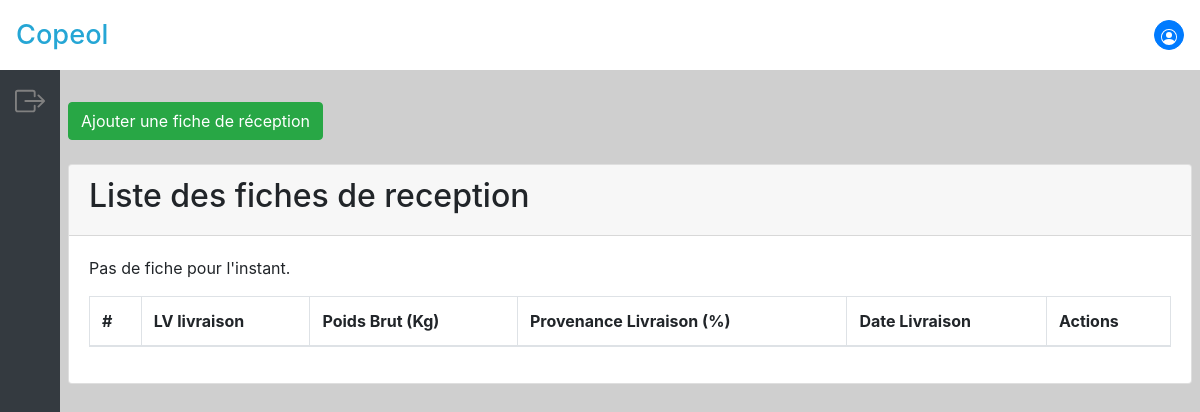
Before: /home/receptions/ with the older database file.
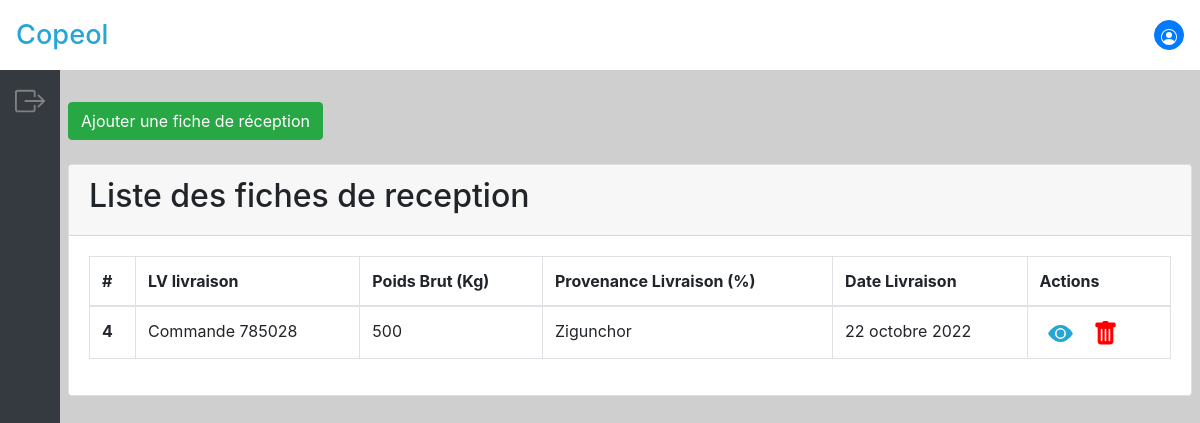
After: the same page with the newer database file.
### copeol_app/models.py (models this page shows, shortened)
class Fiche_reception(models.Model):
    lv_livraison = models.ForeignKey(Commande,
                                     null=True,
                                     on_delete=models.SET_NULL)
    poids_brut = models.fields.IntegerField()
    provenance_livraison = models.fields.CharField(max_length=50)
    date_livraison = models.fields.DateField()

class Commande(models.Model):
    lv_commande = models.fields.CharField(max_length=6)
    provenance_commande = models.fields.CharField(max_length=100)
    date_commande = models.fields.DateField()
    def __str__(self):
        return 'Commande ' + self.lv_commande

### copeol_app/views.py (the view)
# urls.py: path('home/receptions/', reception_get, name="receptions"),
def reception_get(request):
    reception_form = ReceptionForm()
    reception = Fiche_reception.objects.all().order_by('-id')
    if request.method == 'POST':
        form = ReceptionForm(request.POST)
        if form.is_valid():
            form.save()
    return render(request,
                  'home/home.html',
                  context={
                      'reception_form': reception_form,
                      'reception': reception
                  })

### copeol_app/templates/home/home.html (shortened to what the changed rows need)
<!DOCTYPE html>
<html lang="en">
<head>
    <link rel="stylesheet" href="https://stackpath.bootstrapcdn.com/bootstrap/4.5.0/css/bootstrap.min.css"
>
    {% load static %}
    <link rel="stylesheet" href="{% static 'css/admin.css' %}">
</head>
<body>
    <header class="container-fluid p-3 d-flex align-items-center justify-content-between">
        <a href="{% url 'home' %}">
            <h1 id="login-title">Copeol</h1>
        </a>
    </header>
    <main class="container-fluid px-0 m-0 row">
        <section class="p-2">
            {% if reception_form %}
            <div class="w-100 p-0 m-0">
                <div class="w-100 card">
                    <div class="w-100 card-header">
                        <h2>Liste des fiches de reception</h2>
                    </div>
                    <div class="w-100 card-body">
                        <table class="w-100 table table-bordered">
                            <thead>
                                <tr>
                                    <th scope="col">#</th>
                                    <th scope="col">LV livraison</th>
                                    <th scope="col">Poids Brut (Kg)</th>
                                    <th scope="col">Provenance Livraison (%)</th>
                                    <th scope="col">Date Livraison</th>
                                    <th scope="col">Actions</th>
                                </tr>
                            </thead>
                            <tbody>
                                {% for m in reception %}
                                <tr>
                                    <th scope="row">{{m.id}}</th>
                                    <td>{{m.lv_livraison}}</td>
                                    <td>{{m.poids_brut}}</td>
                                    <td>{{m.provenance_livraison}}</td>
                                    <td>{{m.date_livraison}}</td>
                                    <td>
                                        <span title="Voir la fiche" class="m-2 pointer" role="button"
                                            data-toggle="modal" data-target="#reception{{m.id}}">
                                            <svg xmlns="http://www.w3.org/2000/svg" width="25" height="25"
                                                fill="#25a6d5" class="bi bi-eye-fill" viewBox="0 0 16 16">
                                                <path d="M10.5 8a2.5 2.5 0 1 1-5 0 2.5 2.5 0 0 1 5 0z" />
                                                <path
                                                    d="M0 8s3-5.5 8-5.5S16 8 16 8s-3 5.5-8 5.5S0 8 0 8zm8 3.5a3.5 3.5 0 1 0 0-7 3.5 3.5 0 0 0 0 7z" />
                                            </svg>
                                        </span>
                                        <a href="delete/{{ m.id }}" title="Supprimer la fiche" class="m-2">
                                        </a>
                                    </td>
                                </tr>
                                {% empty %}
                                <p>Pas de fiche pour l'instant.</p>
                                {% endfor %}
                            </tbody>
                        </table>
                    </div>
                </div>
            </div>
            {% endif %}
        </section>
    </main>
</body>
</html>

Changed rows visible on the page:
added Fiche_reception: id "4", lv_livraison "Commande 785028", poids_brut "500", provenance_livraison "Zigunchor", date_livraison "22 octobre 2022"
Other visible differences:
text no longer shown: "Pas de fiche pour l'instant."
